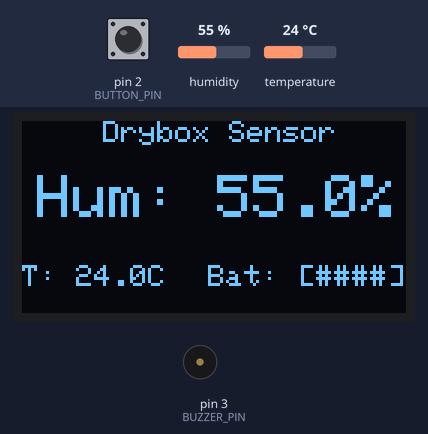
Bench run of a sketch on a simulated Arduino Uno, built with avr-gcc and run on an emulated ATmega328P. Shown: 128×64 one-colour display, buzzer (waves = sounding, pin HIGH). The test bench sets the inputs (shaded band); at power-on: humidity 55 %, temperature 24 °C, pin 2 (BUTTON_PIN) HIGH.

Above: at 3.8 s.
3.9 s: humidity set to 22 %
At 5.5 s:
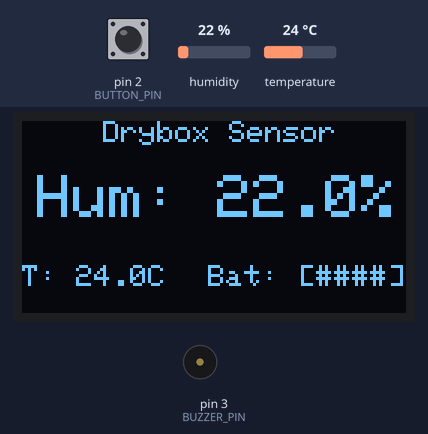
5.8 s: temperature set to 12 °C
At 7.0 s:
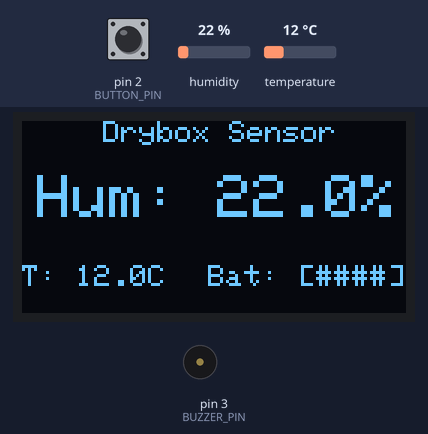
10.0 s: humidity set to 40 %
At 25.3 s:
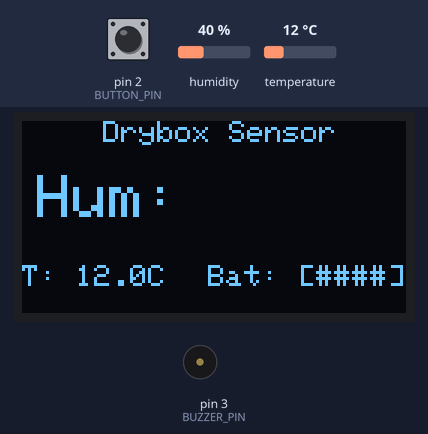
Timing chart, 0 to 26.0 s (numbered marks = the images above; inputs shaded):
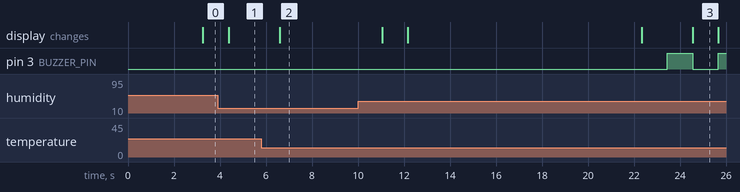

The sketch:

DryboxSensor.ino
```cpp
#include <Adafruit_AHTX0.h>
#include <Adafruit_SSD1306.h>
#include <LowPower.h>

/// Battery definitions ///

static constexpr auto INTERNAL_VREF_MV = 1100L;  // Needs to be calibrated

static constexpr auto BAT_MAX_MV = 3800L;
static constexpr auto BAT_MIN_MV = 3000L;
static constexpr auto BAT_ALARM_MV = 3100L;

static constexpr auto BAT_LEVELS = 4;

/// Misc definitions ///

static constexpr auto DISPLAY_OFF_TIME = 10000UL;
static constexpr auto HELLO_TIME = 2000UL;
static constexpr auto HUMIDITY_ALARM_LEVEL = 30.0f;

//#define DEBUG

/// Pin definitions ///

// Button pin needs low pass filter for debuncing (100nF + 1KOhm), because it is used as an interrupt trigger
static constexpr auto BUTTON_PIN = 2;
static constexpr auto BUZZER_PIN = 3;

/// Sensor definitions ///

Adafruit_AHTX0 aht;

/// OLED definitions ///

static constexpr auto SCREEN_WIDTH = 128;  // OLED display width, in pixels
static constexpr auto SCREEN_HEIGHT = 64;  // OLED display height, in pixels

// Declaration for an SSD1306 display connected to I2C (SDA, SCL pins)
static constexpr auto OLED_RESET = -1;  // Reset pin # (-1 if sharing Arduino reset pin)
Adafruit_SSD1306 display(SCREEN_WIDTH, SCREEN_HEIGHT, &Wire, OLED_RESET);

/// State machine definitions ///
enum class SensorState : uint8_t { displayInit = 0,
                                   displayOn,
                                   lowPower,
                                   alarmCheck,
                                   alarmOn,
                                   alarmOnBlink };

enum class AlarmType : uint8_t { noAlarm = 0,
                                 humidityAlarm,
                                 batAlarm };

volatile static bool buzzerOff = false;
volatile SensorState state = SensorState::displayInit;

struct DisplayData {
  float humidity;
  float temp;
  long voltage;
  bool hideHumidity;
  bool hideBat;
};

/// Funcions ///

void displayError(const char* msg) {
  display.clearDisplay();
  display.setTextSize(1);
  display.setCursor(0, 25);
  display.print(F("Error: "));
  display.print(msg);
  display.display();
}

void displayLogo() {
  display.setCursor(9, 25);
  display.print(F("DryBox Sensor V1.0"));
  display.display();
  delay(HELLO_TIME);
  display.clearDisplay();
}

void displayTitle() {
  display.setTextSize(1);
  display.setCursor(27, 0);
  display.print(F("Drybox Sensor"));
}

void displayHumidity(float humidity, bool hideValue = false) {
  display.setTextSize(2);
  display.setCursor(5, 18);
  display.print(F("Hum: "));

  if (!hideValue) {
    display.print(humidity, 1);
    display.print("%");
  }
}

void displayTemp(float temp) {
  display.setTextSize(1);
  display.setCursor(0, 48);
  display.print(F("T: "));
  display.print(temp, 1);
  display.print("C");
}

void displayBat(int voltage, bool hideValue = false) {
  display.setTextSize(1);
  display.setCursor(62, 48);
  display.print(F("Bat: "));

  if (!hideValue) {
    display.print("[");
    auto level = calculateBatLevel(voltage);
    for (auto i = 0; i < BAT_LEVELS; i++) {
      if (i <= level) {
        display.print("#");
      } else {
        display.print(" ");
      }
    }
    display.print("]");
  }
}

void displayMainScreen(const DisplayData& displayData) {
  display.clearDisplay();
  displayTitle();
  displayHumidity(displayData.humidity, displayData.hideHumidity);
  displayTemp(displayData.temp);
  displayBat(displayData.voltage, displayData.hideBat);
  display.display();
}

int calculateBatLevel(long voltage) {
  int level = map(voltage, BAT_MIN_MV, BAT_MAX_MV, 0, BAT_LEVELS);
  return (level < BAT_LEVELS) ? level : (BAT_LEVELS - 1);
}

void initAlarm() {
  display.ssd1306_command(SSD1306_DISPLAYON);
  buzzerOff = false;
  state = SensorState::alarmOn;
}

void buttonInterrupt() {
  if (state >= SensorState::alarmOn) {
    buzzerOff = true;
#ifdef DEBUG
    Serial.println(F("ISR: Buzzer off"));
#endif
  } else {
    state = SensorState::displayInit;
#ifdef DEBUG
    Serial.println(F("ISR: Display init"));
#endif
  }
}

long readVcc() {
  long result;
  // Read 1.1V reference against AVcc
  ADMUX = _BV(REFS0) | _BV(MUX3) | _BV(MUX2) | _BV(MUX1);
  delay(2);             // Wait for Vref to settle
  ADCSRA |= _BV(ADSC);  // Convert
  while (bit_is_set(ADCSRA, ADSC)) {};
  result = ADCL;
  result |= ADCH << 8;
  result = INTERNAL_VREF_MV * 1024L / result;  // Back-calculate AVcc in mV
  return result;
}

/// Setup ///

void setup() {
#ifdef DEBUG
  Serial.begin(115200);
  Serial.println(F("DryBox Humidity sensor"));
#endif

  pinMode(BUZZER_PIN, OUTPUT);
  digitalWrite(BUZZER_PIN, LOW);

  pinMode(BUTTON_PIN, INPUT_PULLUP);
  attachInterrupt(digitalPinToInterrupt(BUTTON_PIN), buttonInterrupt, FALLING);

  display.begin(SSD1306_SWITCHCAPVCC, 0x3C);
  display.clearDisplay();
  display.setTextColor(WHITE);

  displayLogo();

  if (!aht.begin()) {
#ifdef DEBUG
    Serial.println(F("Could not find AHT? Check wiring"));
#endif
    displayError("AHT not found!");
    while (1) { delay(500); };
  }
#ifdef DEBUG
  Serial.println(F("AHT10 or AHT20 found"));
#endif
}

/// Main loop ///

void loop() {
  static unsigned long displayOnTimeStamp;
  static AlarmType alarmType = AlarmType::noAlarm;

  auto vcc = readVcc();
  sensors_event_t humidity, temp;
  aht.getEvent(&humidity, &temp);  // populate temp and humidity objects with fresh data

  DisplayData displayData{ humidity.relative_humidity, temp.temperature, vcc, false, false };

#ifdef DEBUG
  /*Serial.print(F("Temperature: "));
  Serial.print(temp.temperature);
  Serial.println(F(" degrees C"));
  Serial.print(F("Humidity: "));
  Serial.print(humidity.relative_humidity);
  Serial.println(F("% rH"));*/

  Serial.print(F("State: "));
  Serial.println(static_cast<uint8_t>(state));
#endif

  switch (state) {
    case SensorState::displayInit:
      display.ssd1306_command(SSD1306_DISPLAYON);
      displayOnTimeStamp = millis();
      state = SensorState::displayOn;
      break;

    case SensorState::displayOn:
      displayMainScreen(displayData);
      if (millis() - displayOnTimeStamp > DISPLAY_OFF_TIME) {
        display.ssd1306_command(SSD1306_DISPLAYOFF);
        state = SensorState::lowPower;
      }
      break;

    case SensorState::lowPower:
      state = SensorState::alarmCheck;
      LowPower.powerStandby(SLEEP_8S, ADC_OFF, BOD_OFF);
      break;

    case SensorState::alarmCheck:
      if (humidity.relative_humidity > HUMIDITY_ALARM_LEVEL) {
        initAlarm();
        alarmType = AlarmType::humidityAlarm;
      } else if (vcc < BAT_ALARM_MV) {
        initAlarm();
        alarmType = AlarmType::batAlarm;
      } else {
        state = SensorState::lowPower;
      }
      break;

    case SensorState::alarmOn:
      displayMainScreen(displayData);
      if (!buzzerOff) {
        digitalWrite(BUZZER_PIN, HIGH);
      }
      state = SensorState::alarmOnBlink;
      break;

    case SensorState::alarmOnBlink:
      displayData.hideHumidity = (alarmType == AlarmType::humidityAlarm) ? true : false;
      displayData.hideBat = (alarmType == AlarmType::batAlarm) ? true : false;
      displayMainScreen(displayData);
      digitalWrite(BUZZER_PIN, LOW);
      state = SensorState::alarmOn;
      break;
  }

#ifdef DEBUG
  Serial.print(F("Vcc value: "));
  Serial.print(vcc);
  Serial.println(F("mV"));

  Serial.print(F("Bat level: "));
  Serial.println(calculateBatLevel(vcc));
#endif

  delay(1000);
}
```

Measured:
- after the input at 3.9 s, the display: changes after 0.47 s (image 1)
- after the input at 5.8 s, the display: changes after 0.80 s (image 2)
- after the input at 10.0 s, pin 3 (BUZZER_PIN): LOW → HIGH after 13.4 s, → LOW 1.1 s later, → HIGH 1.1 s later; the display: first changes after 1.1 s (image 3 shows a later state)
